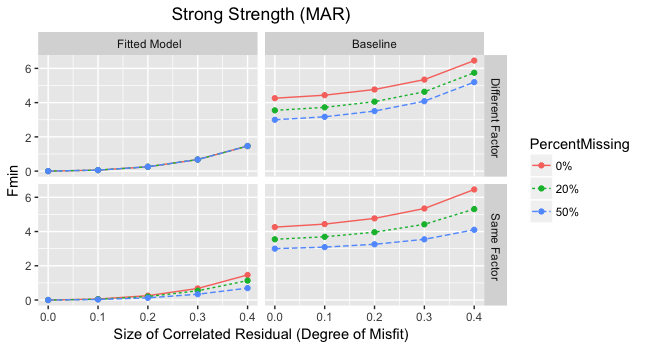

Recreate this plot in R.
library(ggplot2)
library(gridExtra)
library(reshape2)
source("results.R")

#Four variables missing
df0 <- fitNoMissingShort_CR2_1[[2]][1:5,1:2]
df20 <- fitMAR_Linear_Short_CR2_1[[15]][1:5,1:2]
df50 <- fitMAR_Linear_Short_CR2_1[[16]][1:5,1:2]



sv0 <- fitNoMissingShort_CR2_3[[2]][1:5,1:2]
sv20 <-fitMAR_Linear_Short_CR2_3[[15]][1:5,1:2]
sv50 <- fitMAR_Linear_Short_CR2_3[[16]][1:5,1:2]


perMiss <-rep( rep(c("0%", "20%", "50%"),each=5), 2)
placeMiss <- rep(c(" Different Factor", " Same Factor"), each=15)
ResidualSize <- rep(c(0, 0.1, 0.2, 0.3, 0.4), 6)


data2 <- rbind(df0,df20 ,df50,  sv0, sv20, sv50)
data2 <- as.data.frame(data2, row.names = 1:nrow(data2))

data2$PercentMissing<- perMiss 
data2$placeMiss<- placeMiss
data2$ResidualSize<- ResidualSize
data2 <- melt(data2, measure.var=1:2)
data2$Fmin <- data2$value
data2$ModelHB <- rep(c(" Fitted Model", "Baseline"), each=nrow(data2)/2)


#combine 
datafinal <-data2




ggplot(datafinal, aes(x=ResidualSize, y=Fmin)) + geom_line(aes(linetype=PercentMissing, color=PercentMissing)) + 
  geom_point(aes(color=PercentMissing))+facet_grid(placeMiss~ModelHB)+
  xlab("Size of Correlated Residual (Degree of Misfit)")+
  ggtitle("Strong Strength (MAR)")+  theme(plot.title = element_text(hjust = 0.5))
